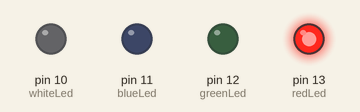
A sketch run on a simulated Arduino Uno, built with avr-gcc and run on an emulated ATmega328P. Parts: output pins drawn as LEDs (lit = HIGH).

Above: at 0.5 s.
At 1.5 s:
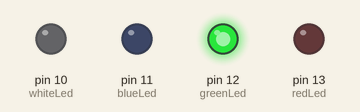
At 2.5 s:
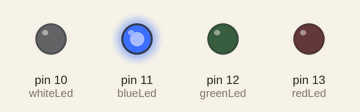
At 3.5 s:
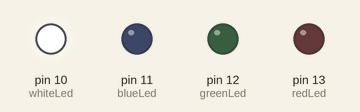
Timing chart, 0 to 5.2 s (numbered marks = the images above):
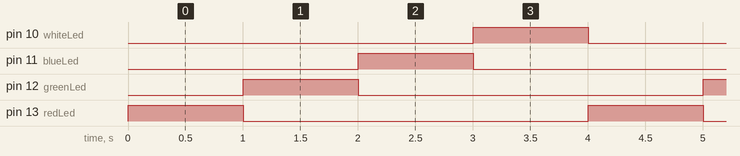

Measured:
- by itself, pin 10 (whiteLed), pin 11 (blueLed), pin 12 (greenLed), pin 13 (redLed): alternates HIGH for 1.0 s and LOW for 3.0 s
- by itself, everything shown: repeats every 4.0 s, in 5 steps

The sketch:

2LightChaser1.ino
```cpp
/*
  Light Chaser Program 1
  This program creates a light chaser effect using four LEDs connected to pins 13, 12, 11, and 10.
  Using digitalWrite() function, each LED will turn ON and OFF sequentially with one second delay.
  Vary the delay time to adjust the speed pattern.
*/

// Define the pins that the LEDs are connected to.
int redLed   = 13;
int greenLed = 12;
int blueLed  = 11;
int whiteLed = 10;

void setup() {
  // Initialize the LED pins as outputs
  pinMode(redLed,   OUTPUT);
  pinMode(greenLed, OUTPUT);
  pinMode(blueLed,  OUTPUT);
  pinMode(whiteLed, OUTPUT);
}

void loop() {
  digitalWrite(redLed, HIGH);   // redLed turns ON
  delay(1000);                  // wait for a second
  digitalWrite(redLed, LOW);    // redLed turns OFF

  digitalWrite(greenLed, HIGH); // greenLed turns ON
  delay(1000);                  // wait for a second
  digitalWrite(greenLed, LOW);  // greenLed turns OFF

  digitalWrite(blueLed, HIGH);  // blueLed turns ON
  delay(1000);                  // wait for a second
  digitalWrite(blueLed, LOW);   // blueLed turns OFF

  digitalWrite(whiteLed, HIGH); // whiteLed turns ON
  delay(1000);                  // wait for a second
  digitalWrite(whiteLed, LOW);  // whiteLed turns OFF
}
```
